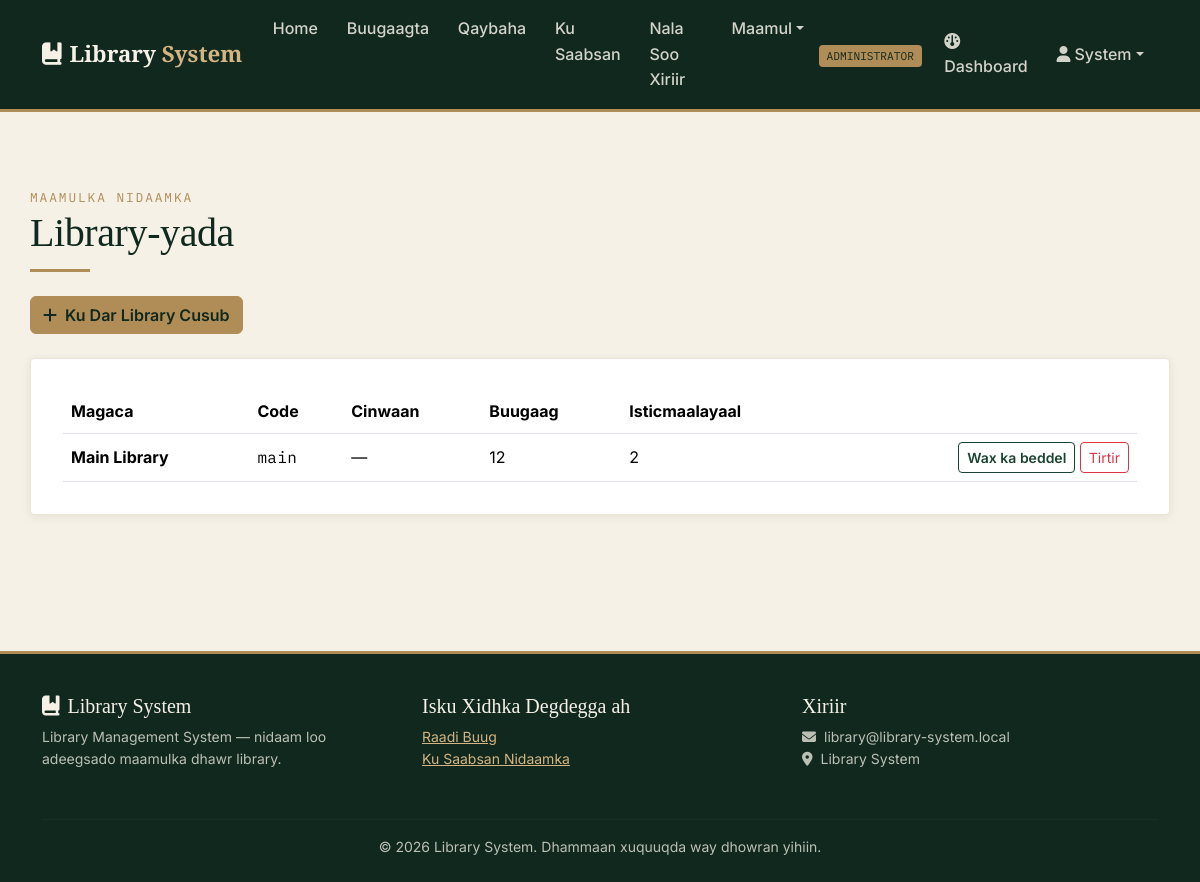
The app's page /libraries/ (signed in) with its own data.
### accounts/models.py (models this page shows, shortened)
class User(AbstractUser):
    class Role(models.TextChoices):
        ADMIN = 'ADMIN', 'Administrator'
        LIBRARIAN = 'LIBRARIAN', 'Librarian'
        MEMBER = 'MEMBER', 'Member'
    library = models.ForeignKey(
        'core.Library', on_delete=models.PROTECT, null=True, blank=True, related_name='users',
        help_text="The library this user belongs to. Leave empty only for the system owner (superuser).",
    )
    role = models.CharField(max_length=10, choices=Role.choices, default=Role.MEMBER)
    phone = models.CharField(max_length=20, blank=True)
    profile_photo = models.ImageField(upload_to='profiles/', blank=True, null=True)
    class MembershipType(models.TextChoices):
        STUDENT = 'STUDENT', 'Student'
        STAFF = 'STAFF', 'Staff'
        PUBLIC = 'PUBLIC', 'Public'
    membership_type = models.CharField(
        max_length=10, choices=MembershipType.choices, default=MembershipType.STUDENT
    )
    class Status(models.TextChoices):
        ACTIVE = 'ACTIVE', 'Active'
        SUSPENDED = 'SUSPENDED', 'Suspended'
        EXPIRED = 'EXPIRED', 'Expired'
    status = models.CharField(max_length=10, choices=Status.choices, default=Status.ACTIVE)
    registration_date = models.DateField(auto_now_add=True)
    def is_admin(self):
        return self.role == self.Role.ADMIN

### core/models.py (models this page shows, shortened)
class Library(models.Model):
    name = models.CharField(max_length=150, unique=True)
    code = models.SlugField(max_length=50, unique=True,
                            help_text="Short unique code, e.g. 'main' or 'branch-2'.")
    address = models.CharField(max_length=255, blank=True)
    created_at = models.DateTimeField(auto_now_add=True)
    class Meta:
        verbose_name_plural = "Libraries"
        ordering = ['name']

### core/views.py (the view)
# urls.py: path('libraries/', views.library_list, name='library_list'),
@login_required
@superuser_required
def library_list(request):
    libraries = Library.objects.annotate(
        book_count=Count('books', distinct=True),
        user_count=Count('users', distinct=True),
    )
    return render(request, 'core/library_list.html', {'libraries': libraries})

### templates/core/library_list.html (shortened to what this page needs)
{% extends "base.html" %}
{% block content %}
<div class="container section-pad">
  <span class="section-eyebrow">Maamulka Nidaamka</span>
  <h1>Library-yada</h1>
  <div class="divider-brass"></div>
  <a href="{% url 'core:library_create' %}" class="btn btn-brass mb-4"><i class="fa-solid fa-plus me-1"></i> Ku Dar Library Cusub</a>
  <div class="card-plain">
    <div class="table-responsive">
      <table class="table align-middle mb-0">
        <thead><tr><th>Magaca</th><th>Code</th><th>Cinwaan</th><th>Buugaag</th><th>Isticmaalayaal</th><th></th></tr></thead>
        <tbody>
        {% for lib in libraries %}
          <tr>
            <td><strong>{{ lib.name }}</strong></td>
            <td class="mono">{{ lib.code }}</td>
            <td>{{ lib.address|default:"—" }}</td>
            <td>{{ lib.book_count }}</td>
            <td>{{ lib.user_count }}</td>
            <td class="text-end">
              <a href="{% url 'core:library_update' lib.pk %}" class="btn btn-outline-ink btn-sm">Wax ka beddel</a>
              <a href="{% url 'core:library_delete' lib.pk %}" class="btn btn-outline-danger btn-sm">Tirtir</a>
            </td>
          </tr>
        {% empty %}
          <tr><td colspan="6" class="text-muted">Wali library lama darin.</td></tr>
        {% endfor %}
        </tbody>
      </table>
    </div>
  </div>
</div>
{% endblock %}

### templates/base.html (shortened to what this page needs)
{% load static %}
<!DOCTYPE html>
<html lang="so">
<head>
<link href="https://cdn.jsdelivr.net/npm/bootstrap@5.3.3/dist/css/bootstrap.min.css" rel="stylesheet">
<link href="https://cdnjs.cloudflare.com/ajax/libs/font-awesome/6.5.1/css/all.min.css" rel="stylesheet">
</head>
<body>
<nav class="navbar navbar-expand-lg navbar-lms sticky-top">
  <div class="container">
    <a class="navbar-brand" href="{% url 'core:home' %}"><i class="fa-solid fa-book-bookmark me-2"></i>Library <span>System</span></a>
    <div class="collapse navbar-collapse" id="navMain">
      <ul class="navbar-nav me-auto mb-2 mb-lg-0">
        {% if user.is_authenticated %}
          <li class="nav-item"><a class="nav-link" href="{% url 'core:home' %}">Home</a></li>
          <li class="nav-item"><a class="nav-link" href="{% url 'catalog:book_list' %}">Buugaagta</a></li>
          <li class="nav-item"><a class="nav-link" href="{% url 'catalog:category_list' %}">Qaybaha</a></li>
          <li class="nav-item"><a class="nav-link" href="{% url 'core:about' %}">Ku Saabsan</a></li>
          <li class="nav-item"><a class="nav-link" href="{% url 'core:contact' %}">Nala Soo Xiriir</a></li>
          {% if user.is_admin or user.is_librarian or user.is_superuser %}
          <li class="nav-item dropdown">
            <a class="nav-link dropdown-toggle" href="#" role="button" data-bs-toggle="dropdown" aria-expanded="false">Maamul</a>
          </li>
          {% endif %}
        {% endif %}
      </ul>
      <ul class="navbar-nav align-items-lg-center">
        {% if user.is_authenticated %}
          <li class="nav-item me-2"><span class="badge-role">{{ user.get_role_display }}</span></li>
          <li class="nav-item"><a class="nav-link" href="{% url 'core:dashboard' %}"><i class="fa-solid fa-gauge me-1"></i>Dashboard</a></li>
          <li class="nav-item dropdown">
            <a class="nav-link dropdown-toggle" href="#" role="button" data-bs-toggle="dropdown" aria-expanded="false"><i class="fa-solid fa-user me-1"></i>{{ user.first_name|default:user.username }}</a>
          </li>
        {% else %}
          <li class="nav-item"><a class="nav-link" href="{% url 'accounts:login' %}">Log in</a></li>
          <li class="nav-item">
            <a class="btn btn-brass btn-sm ms-lg-2" href="{% url 'accounts:register' %}">Isdiiwaangeli</a>
          </li>
        {% endif %}
      </ul>
    </div>
  </div>
</nav>
<main>
{% block content %}{% endblock %}
</main>
<footer class="footer-lms">
  <div class="container">
    <div class="row">
      <div class="col-md-4 mb-3">
        <h5><i class="fa-solid fa-book-bookmark me-2"></i>Library System</h5>
        <p class="small">Library Management System — nidaam loo adeegsado maamulka dhawr library.</p>
      </div>
      <div class="col-md-4 mb-3">
        <h5>Isku Xidhka Degdegga ah</h5>
        <ul class="list-unstyled small">
          {% if user.is_authenticated %}
          <li><a href="{% url 'catalog:book_list' %}">Raadi Buug</a></li>
          <li><a href="{% url 'core:about' %}">Ku Saabsan Nidaamka</a></li>
          {% else %}
          <li><a href="{% url 'accounts:login' %}">Log in</a></li>
          <li><a href="{% url 'accounts:register' %}">Isdiiwaangeli</a></li>
          {% endif %}
        </ul>
      </div>
      <div class="col-md-4 mb-3">
        <h5>Xiriir</h5>
        <p class="small mb-0"><i class="fa-solid fa-envelope me-2"></i>library@library-system.local</p>
        <p class="small"><i class="fa-solid fa-location-dot me-2"></i>Library System</p>
      </div>
    </div>
    <hr style="border-color: rgba(246,241,231,0.15);">
    <p class="small text-center mb-0">&copy; {% now "Y" %} Library System. Dhammaan xuquuqda way dhowran yihiin.</p>
  </div>
</footer>
</body>
</html>

### templates/base.html (style rules this page uses)
:root { --ink-green: #1B4332; --ink-green-dark: #10281D; --sage: #84A98C; --parchment: #F6F1E7; --parchment-deep: #EDE4D3; --brass: #B08D57; --brass-light: #D4B483; --ink: #1C1C1E; --ink-soft: #4A4A47; --danger: #9B2C2C; --ok: #2F6B3C; --radius: 4px; --shadow-card: 0 2px 10px rgba(16, 40, 29, 0.08); --shadow-lift: 0 10px 30px rgba(16, 40, 29, 0.18); }
* { box-sizing: border-box; }
body { background: var(--parchment); color: var(--ink); font-family: 'Inter', -apple-system, sans-serif; font-size: 16px; line-height: 1.6; }
h1, h2, h3, h4, .display-font { font-family: 'Playfair Display', Georgia, serif; color: var(--ink-green-dark); letter-spacing: -0.01em; }
.mono, .call-number, .isbn-tag { font-family: 'IBM Plex Mono', monospace; letter-spacing: 0.02em; }
a { color: var(--ink-green); }
.navbar-lms { background: var(--ink-green-dark); border-bottom: 3px solid var(--brass); }
.navbar-lms .navbar-brand { font-family: 'Playfair Display', serif; font-weight: 700; color: var(--parchment) !important; font-size: 1.4rem; }
.navbar-lms .navbar-brand span { color: var(--brass-light); }
.navbar-lms .nav-link { color: rgba(246, 241, 231, 0.85) !important; font-weight: 500; padding: 0.5rem 0.9rem !important; }
.badge-role { background: var(--brass); color: var(--ink-green-dark); font-family: 'IBM Plex Mono', monospace; font-size: 0.7rem; padding: 0.25rem 0.5rem; border-radius: var(--radius); text-transform: uppercase; }
.btn-brass { background: var(--brass); border-color: var(--brass); color: var(--ink-green-dark); font-weight: 600; }
.btn-outline-ink { border-color: var(--ink-green); color: var(--ink-green); font-weight: 600; }
.section-eyebrow { font-family: 'IBM Plex Mono', monospace; color: var(--brass); text-transform: uppercase; letter-spacing: 0.15em; font-size: 0.8rem; }
.section-pad { padding: 4.5rem 0; }
.divider-brass { width: 60px; height: 3px; background: var(--brass); margin: 0.75rem 0 1.5rem; }
footer.footer-lms { background: var(--ink-green-dark); color: rgba(246, 241, 231, 0.75); padding: 2.5rem 0 1.5rem; margin-top: 4rem; border-top: 3px solid var(--brass); }
footer.footer-lms a { color: var(--brass-light); }
footer.footer-lms h5 { color: var(--parchment); font-family: 'Playfair Display', serif; }
.card-plain { background: #fff; border: 1px solid var(--parchment-deep); border-radius: var(--radius); box-shadow: var(--shadow-card); padding: 2rem; }

### records on screen
User: role "ADMINISTRATOR", first_name "System"
Library: name "Main Library", code "main", address "—", book_count "12", user_count "2"
